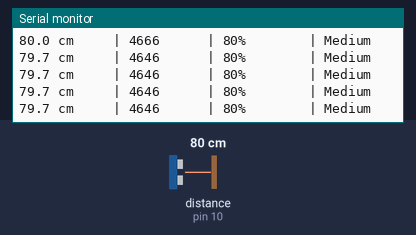
This sketch was run on a simulated Arduino Uno, built with avr-gcc and run on an emulated ATmega328P. On the bench: the last lines printed to the serial monitor. Wiring (inferred from the names in the program): ultrasonic range finder: trigger pin 9; echo pin 10. Inputs (shaded band) come from the test bench; at power-on: distance to the obstacle (sensor on pin 10) 80 cm. The echo pulse lasts 58.3 µs per cm.

Above: at 1.8 s.
1.9 s: distance to the obstacle (sensor on pin 10) set to 2 cm
At 2.14 s:
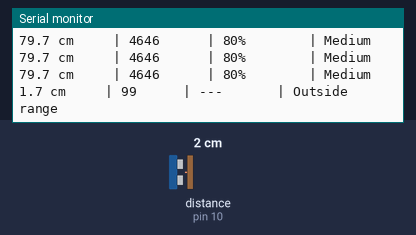
3.7 s: distance to the obstacle (sensor on pin 10) set to 18 cm
At 3.9 s:
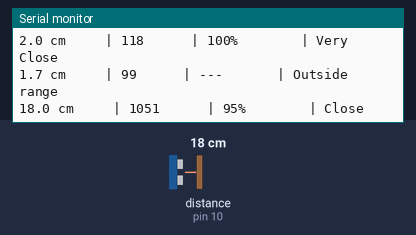
5.4 s: distance to the obstacle (sensor on pin 10) set to 120 cm
At 5.67 s:
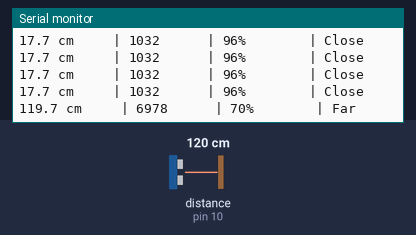
7.5 s: distance to the obstacle (sensor on pin 10) set to 250 cm
At 7.75 s:
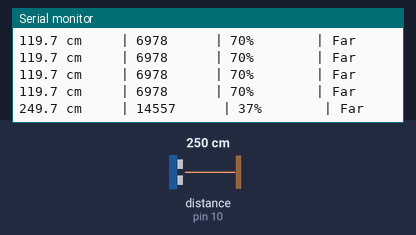

The sketch:

arduino.ino
```cpp
#define TRIG_PIN 9
#define ECHO_PIN 10

const int MAX_DISTANCE_CM = 400;
const int MIN_DISTANCE_CM = 2;

unsigned long duration;
float distanceCm;
int intensity;

void setup() {
  Serial.begin(9600);

  pinMode(TRIG_PIN, OUTPUT);
  pinMode(ECHO_PIN, INPUT);

  digitalWrite(TRIG_PIN, LOW);
  delay(500);

  Serial.println("======================================");
  Serial.println("  ULTRASONIC SENSOR MONITOR");
  Serial.println("======================================");
  Serial.println("Distance | Echo(us) | Intensity | Status");
  Serial.println("--------------------------------------");
}

void loop() {
  // Trigger ultrasonic pulse
  digitalWrite(TRIG_PIN, LOW);
  delayMicroseconds(2);

  digitalWrite(TRIG_PIN, HIGH);
  delayMicroseconds(10);
  digitalWrite(TRIG_PIN, LOW);

  // Measure echo, timeout after 30 ms
  duration = pulseIn(ECHO_PIN, HIGH, 30000UL);

  if (duration == 0) {
    Serial.println("No echo   | ---      | ---       | Out of range");
  } else {
    // Convert echo time to distance in centimetres
    distanceCm = duration * 0.0343 / 2.0;

    Serial.print(distanceCm, 1);
    Serial.print(" cm     | ");

    Serial.print(duration);
    Serial.print("      | ");

    if (distanceCm >= MIN_DISTANCE_CM &&
        distanceCm <= MAX_DISTANCE_CM) {

      // Estimated proximity score, NOT actual echo strength
      intensity = map(
        constrain((int)distanceCm, MIN_DISTANCE_CM, MAX_DISTANCE_CM),
        MAX_DISTANCE_CM, MIN_DISTANCE_CM, 0, 100
      );

      Serial.print(intensity);
      Serial.print("%        | ");

      if (distanceCm < 10) {
        Serial.println("Very Close");
      } else if (distanceCm < 30) {
        Serial.println("Close");
      } else if (distanceCm < 100) {
        Serial.println("Medium");
      } else {
        Serial.println("Far");
      }
    } else {
      Serial.println("---       | Outside range");
    }
  }

  delay(250);
}
```

Measured:
- after the input at 1.9 s, the serial monitor: prints a new line after 0.06 s (image 1)
- after the input at 3.7 s, the serial monitor: prints a new line at once (image 2)
- after the input at 5.4 s, the serial monitor: prints a new line after 0.09 s (image 3)
- after the input at 7.5 s, the serial monitor: prints a new line after 0.07 s (image 4)
